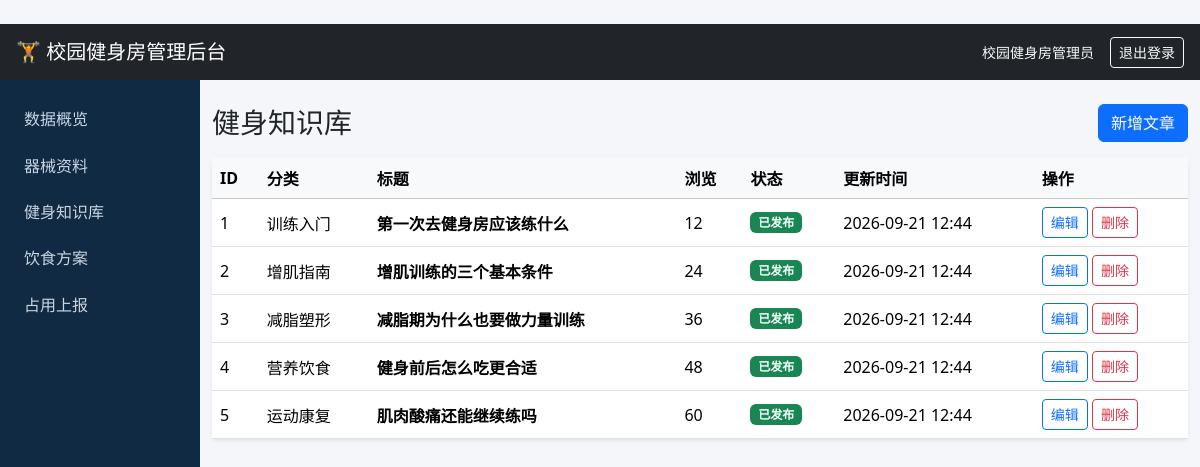
Screenshot of /admin/knowledge (signed in) with the database file from the repository.
### app/models/knowledge.py (models this page shows, shortened)
class KnowledgeArticle(db.Model):
    __tablename__ = "knowledge_articles"
    id = db.Column(BIGINT_PK, primary_key=True)
    category_id = db.Column(
        db.Integer, db.ForeignKey("knowledge_categories.id"), nullable=False
    )
    title = db.Column(db.String(150), nullable=False)
    summary = db.Column(db.String(300), nullable=False, default="")
    content = db.Column(db.Text, nullable=False)
    cover_url = db.Column(db.String(500), nullable=False, default="")
    source = db.Column(db.String(80), nullable=False, default="校园健身房")
    view_count = db.Column(db.Integer, nullable=False, default=0)
    is_published = db.Column(db.Boolean, nullable=False, default=True)
    published_at = db.Column(db.DateTime, nullable=False, default=datetime.utcnow)
    updated_at = db.Column(
        db.DateTime, nullable=False, default=datetime.utcnow, onupdate=datetime.utcnow
    )

class KnowledgeCategory(db.Model):
    __tablename__ = "knowledge_categories"
    id = db.Column(db.Integer, primary_key=True)
    name = db.Column(db.String(50), unique=True, nullable=False)
    slug = db.Column(db.String(50), unique=True, nullable=False)
    icon = db.Column(db.String(20), nullable=False, default="📚")
    sort_order = db.Column(db.Integer, nullable=False, default=0)
    created_at = db.Column(db.DateTime, nullable=False, default=datetime.utcnow)
    articles = db.relationship("KnowledgeArticle", backref="category", lazy=True)

### app/admin/routes.py (the view)
@admin_bp.get("/knowledge")
@admin_required
def knowledge_list():
    items = (
        KnowledgeArticle.query.join(KnowledgeCategory)
        .order_by(KnowledgeCategory.sort_order, KnowledgeArticle.published_at.desc())
        .all()
    )
    return render_template("admin/knowledge_list.html", items=items)

### app/templates/admin/knowledge_list.html (shortened to what this page needs)
﻿{% extends "admin/base.html" %}
{% block content %}
<div class="d-flex justify-content-between align-items-center mb-3">
  <h1 class="h3 mb-0">健身知识库</h1>
  <a class="btn btn-primary" href="{{ url_for('admin.knowledge_new') }}">新增文章</a>
</div>
<div class="card border-0 shadow-sm">
  <div class="table-responsive">
    <table class="table table-hover mb-0">
      <thead class="table-light"><tr><th>ID</th><th>分类</th><th>标题</th><th>浏览</th><th>状态</th><th>更新时间</th><th>操作</th></tr></thead>
      <tbody>
      {% for item in items %}
        <tr>
          <td>{{ item.id }}</td>
          <td>{{ item.category.name }}</td>
          <td class="fw-semibold">{{ item.title }}</td>
          <td>{{ item.view_count }}</td>
          <td>{% if item.is_published %}<span class="badge bg-success">已发布</span>{% else %}<span class="badge bg-secondary">草稿</span>{% endif %}</td>
          <td>{{ item.updated_at.strftime('%Y-%m-%d %H:%M') }}</td>
          <td class="text-nowrap">
            <a class="btn btn-sm btn-outline-primary" href="{{ url_for('admin.knowledge_edit', article_id=item.id) }}">编辑</a>
            <form class="d-inline" method="post" action="{{ url_for('admin.knowledge_delete', article_id=item.id) }}" onsubmit="return confirm('确认删除该文章？');">
              <button class="btn btn-sm btn-outline-danger" type="submit">删除</button>
            </form>
          </td>
        </tr>
      {% else %}
        <tr><td colspan="7" class="text-center text-muted py-4">暂无文章</td></tr>
      {% endfor %}
      </tbody>
    </table>
  </div>
</div>
{% endblock %}

### app/templates/admin/base.html (style rules this page uses)
body { background: #f4f6f9; }
.table td, .table th { vertical-align: middle; }

### rows the page displays
KnowledgeArticle: id "1", category.name "训练入门", title "第一次去健身房应该练什么", view_count "12", is_published "已发布", updated_at "2026-09-21 12:44"
KnowledgeArticle: id "2", category.name "增肌指南", title "增肌训练的三个基本条件", view_count "24", is_published "已发布", updated_at "2026-09-21 12:44"
KnowledgeArticle: id "3", category.name "减脂塑形", title "减脂期为什么也要做力量训练", view_count "36", is_published "已发布", updated_at "2026-09-21 12:44"
KnowledgeArticle: id "4", category.name "营养饮食", title "健身前后怎么吃更合适", view_count "48", is_published "已发布", updated_at "2026-09-21 12:44"
KnowledgeArticle: id "5", category.name "运动康复", title "肌肉酸痛还能继续练吗", view_count "60", is_published "已发布", updated_at "2026-09-21 12:44"

### other values shown
{{ session.get('admin_name', '管理员') }} "校园健身房管理员"
